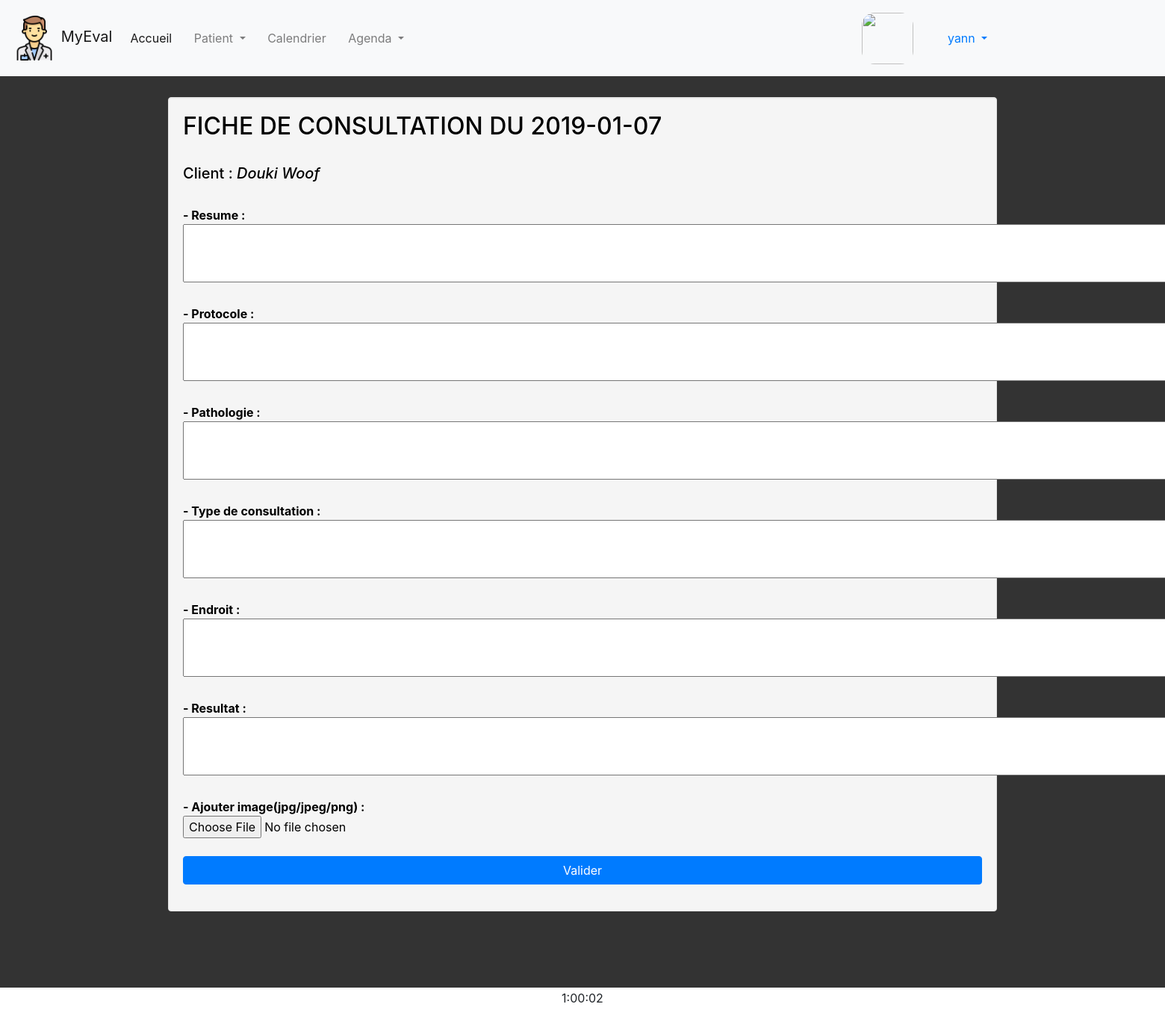
Page /index.php?page=fiche&num=1 (signed in) on the committed database.
### tables this page shows
CREATE TABLE IF NOT EXISTS `rdv` (
  `id` INT(11) NOT NULL AUTO_INCREMENT,
  `time` TIME NOT NULL,
  `date` DATE NOT NULL,
  `description` VARCHAR(255) NULL,
  `patient_id` INT(11) NOT NULL,
  `fiche_consult_id` INT(11) NOT NULL,
  PRIMARY KEY (`id`),
  INDEX `fk_rdv_patient1_idx` (`patient_id` ASC),
  INDEX `fk_rdv_fiche_consult1_idx` (`fiche_consult_id` ASC),
  CONSTRAINT `fk_rdv_patient1`
    FOREIGN KEY (`patient_id`)
    REFERENCES `patient` (`id`)
    ON DELETE NO ACTION
    ON UPDATE NO ACTION,
  CONSTRAINT `fk_rdv_fiche_consult1`
    FOREIGN KEY (`fiche_consult_id`)
    REFERENCES `fiche_consult` (`id`)
    ON DELETE NO ACTION
    ON UPDATE NO ACTION);

CREATE TABLE IF NOT EXISTS `patient` (
  `id` INT(11) NOT NULL AUTO_INCREMENT,
  `name` VARCHAR(45) NOT NULL,
  `prenom` VARCHAR(45) NOT NULL,
  `adresse` VARCHAR(85) NULL,
  `code_postal` INT(11) NULL,
  `mail` VARCHAR(75) NULL,
  `datebirth` DATE NULL,
  `tel` VARCHAR(11) NULL,
  `statut` ENUM('humain', 'animal') NULL,
  `responsable_id` INT(11) NOT NULL,
  PRIMARY KEY (`id`),
  INDEX `fk_patient_responsable1_idx` (`responsable_id` ASC),
  CONSTRAINT `fk_patient_responsable1`
    FOREIGN KEY (`responsable_id`)
    REFERENCES `responsable` (`id`)
    ON DELETE NO ACTION
    ON UPDATE NO ACTION);

### C/fiche_c.php (called while the page is built, shortened)
<?php
$fiche = fiche_SELECT($_GET['num']);
include('./V/fiche_v.php');
require_once('./V/template.php');
?>

### M/modele_select.php (called while the page is built, shortened)
<?php
function fiche_SELECT($id)
{
    $bdd = bdd();
    $query = "SELECT *
    FROM fiche_consult
    JOIN rdv ON rdv.fiche_consult_id = fiche_consult.id AND fiche_consult.id = :id
    JOIN patient ON rdv.patient_id = patient.id
    ;";
    $query_params = array(
        ':id' => $id
        );
    try {
        $stmt = $bdd->prepare($query);
        $stmt->execute($query_params);
    } catch(Exception $e) {
        die('Erreur : ' . $e->getMessage());
    }
    $qu = $stmt->fetchAll(PDO::FETCH_ASSOC);
    return $qu;
}
?>

### V/fiche_v.php (the view, shortened to what this page needs)
<div class="well" style="color: black">
    <form enctype="multipart/form-data" action='' method='POST'>
        <h2>FICHE DE CONSULTATION DU <?php echo $fiche['0']['date']; ?></h2><br>
        <h5>Client : <i><?php echo $fiche['0']['prenom']." "; echo $fiche['0']['name'];?></i></h5><br>
        <b> - Resume : </b><br>
        <textarea name="resume" rows="3" cols="145"><?php
        ?></textarea><br><br>
        <b> - Protocole : </b><br>
        <textarea name="protocole" rows="3" cols="145"> <?php
        ?></textarea><br><br>
        <b> - Pathologie : </b><br>
        <textarea name="pathologie" rows="3" cols="145"><?php
        ?></textarea><br><br>
        <b> - Type de consultation : </b><br>
        <textarea name="type" rows="3" cols="145"> <?php
        ?></textarea><br><br>
        <b> - Endroit : </b><br>
        <textarea name="place" rows="3" cols="145"> <?php
        ?></textarea><br><br>
        <b> - Resultat : </b><br><textarea name="resultat" rows="3" cols="145"> <?php
        ?></textarea><br><br>
        <b> - Ajouter image(jpg/jpeg/png) : </b><br>
        <input type='file' name='picture'><br><br>
        <div class="form-group">
            <input type="submit" class="btn btn-block btn-primary space-bottom" name="fichconfirm" value="Valider" />
        </div>
    </form>
</div>

### V/css/footer.css (style rules this page uses)
body { margin-bottom: 60px; }

### V/fiche_v.php (style rules this page uses)
.well { min-height: 20px; padding: 19px; margin-bottom: 20px; background-color: #f5f5f5; border: 1px solid #e3e3e3; -webkit-border-radius: 4px; -moz-border-radius: 4px; border-radius: 4px; -webkit-box-shadow: inset 0 1px 1px rgba(0, 0, 0, 0.05); -moz-box-shadow: inset 0 1px 1px rgba(0, 0, 0, 0.05); box-shadow: inset 0 1px 1px rgba(0, 0, 0, 0.05); }

### rows in the picture
rdv: date "2019-01-07", patient.prenom "Douki", patient.name "Woof"

### other values in the picture
$_SESSION['username'] "yann"
